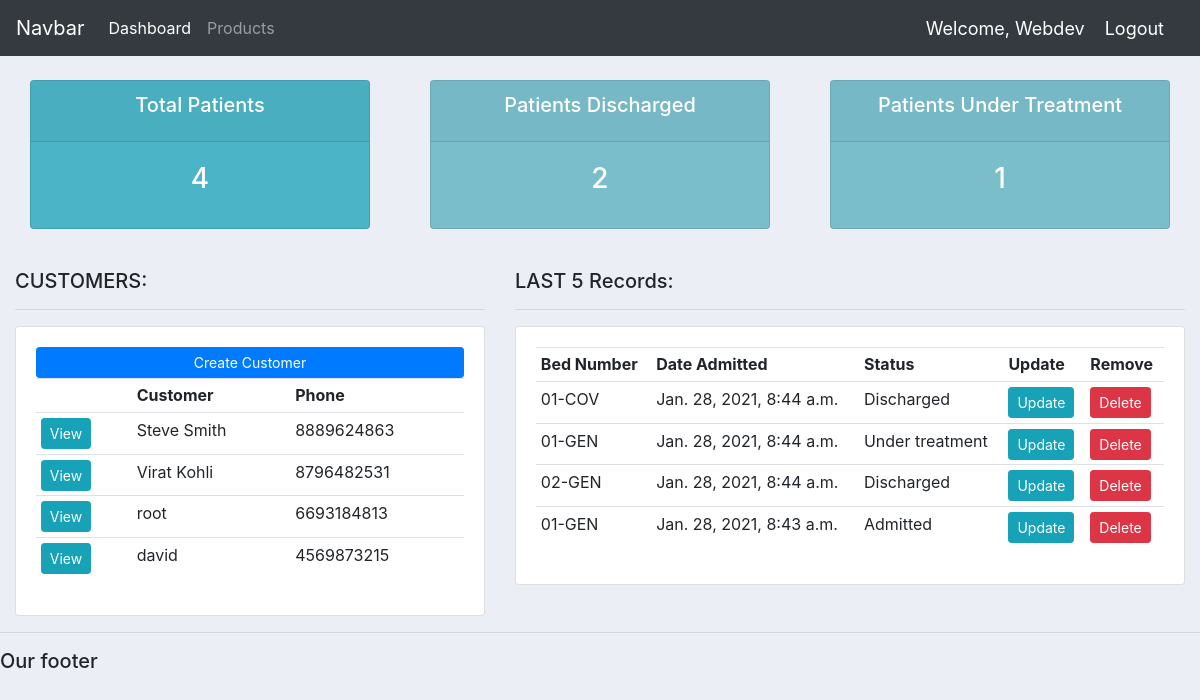
The app's page / (signed in) with its own data.
### accounts/models.py (models this page shows, shortened)
class Customer(models.Model):
	user = models.OneToOneField(User,null=True, blank=True, on_delete=models.CASCADE)
	name = models.CharField(max_length=200, null=True)
	phone = models.CharField(max_length=200, null=True)
	email = models.CharField(max_length=200, null=True)
	profile_pic = models.ImageField(default="static/images/userprofile.png",null=True, blank=True)
	date_created = models.DateTimeField(auto_now_add=True, null=True)

class Order(models.Model):
	STATUS = (
			('Admitted', 'Admitted'),
			('Under treatment', 'Under treatment'),
			('Discharged', 'Discharged'),
			)
	customer = models.ForeignKey(Customer, null=True, on_delete= models.SET_NULL)
	product = models.ForeignKey(Product, null=True, on_delete= models.SET_NULL)
	date_created = models.DateTimeField(auto_now_add=True, null=True)
	status = models.CharField(max_length=200, null=True, choices=STATUS)
	note = models.CharField(max_length=200, null=True)

class Product(models.Model):
	CATEGORY = (
			('Indoor', 'Indoor'),
			('Out Door', 'Out Door'),
			)
	name = models.CharField(max_length=200, null=True)
	price = models.FloatField(null=True)
	category = models.CharField(max_length=200, null=True, choices=CATEGORY)
	description = models.CharField(max_length=200, null=True, blank=True)
	date_created = models.DateTimeField(auto_now_add=True, null=True)
	tags = models.ManyToManyField(Tag)
	def __str__(self):
		return self.name

### accounts/decorators.py (the view)
	def wrapper_function(request, *args, **kwargs):
		group = None
		if request.user.groups.exists():
			group = request.user.groups.all()[0].name
		if group == 'customer':
			return redirect('user-page')
		if group == 'admin':
			return view_func(request, *args, **kwargs)

### accounts/views.py (called while the page is built)
@login_required(login_url='login')
@admin_only
def home(request):
	orders = Order.objects.all()
	customers = Customer.objects.all()
	total_customers = customers.count()
	total_orders = orders.count()
	delivered = orders.filter(status='Discharged').count()
	pending = orders.filter(status='Under treatment').count()
	context = {'orders':orders, 'customers':customers,
	'total_orders':total_orders,'delivered':delivered,
	'pending':pending }
	return render(request, 'accounts/dashboard.html', context)

### accounts/templates/accounts/dashboard.html
{%  extends 'accounts/base.html' %}
{% block content %}
{%  include 'accounts/status.html' %}
<br>
<div class="row">
	<div class="col-md-5">
		<h5>CUSTOMERS:</h5>
		<hr>
		<div class="card card-body">
			<a class="btn btn-primary  btn-sm btn-block" href="">Create Customer</a>
			<table class="table table-sm">
				<tr>
					<th></th>
					<th>Customer</th>
					<th>Phone</th>
				</tr>
				{% for customer in customers %}
					<tr>
						<td><a class="btn btn-sm btn-info" href="{% url 'customer' customer.id %}">View</a></td>
						<td>{{customer.name}}</td>
						<td>{{customer.phone}}</td>
					</tr>
				{% endfor %}
			</table>
		</div>
	</div>
	<div class="col-md-7">
		<h5>LAST 5 Records:</h5>
		<hr>
		<div class="card card-body">
			<table class="table table-sm">
				<tr>
					<th>Bed Number</th>
					<th>Date Admitted</th>
					<th>Status</th>
					<th>Update</th>
					<th>Remove</th>
				</tr>
				{% for order in orders|slice:"::-1" %}
					<tr>
						<td>{{order.product}}</td>
						<td>{{order.date_created}}</td>
						<td>{{order.status}}</td>
						<td><a class="btn btn-sm btn-info" href="{% url 'update_order' order.id %}">Update</a></td>
						<td><a class="btn btn-sm btn-danger" href="{% url 'delete_order' order.id %}">Delete</a></td>
					</tr>
				{% endfor %}
			</table>
		</div>
	</div>
</div>
{% endblock %}

### accounts/templates/accounts/base.html (shortened to what this page needs)
{% load static %}
<!DOCTYPE html>
<html lang="en">
<head>
    <link rel="stylesheet" href="https://maxcdn.bootstrapcdn.com/bootstrap/4.0.0/css/bootstrap.min.css">
    <link rel="stylesheet" type="text/css" href="{% static '/css/base.css' %}">
</head>
<body>
    {%  include 'accounts/navbar.html' %}
	<div class="container-fluid">
	{% block content %}
	{% endblock %}
    </div>
	<hr>
	<h5>Our footer</h5>
</body>
</html>

### accounts/templates/accounts/navbar.html (shortened to what this page needs)
<nav class="navbar navbar-expand-lg navbar-dark bg-dark">
  <a class="navbar-brand" href="#">Navbar</a>
  <div class="collapse navbar-collapse" id="navbarNavAltMarkup">
    <div class="navbar-nav">
      {% if request.user.is_staff %}
      <a class="nav-item nav-link active" href="{% url 'home' %}">Dashboard </a>
      <a class="nav-item nav-link" href="{% url 'products' %}">Products</a>
      {% else %}
       <li class="nav-item">
        <a class="nav-link" href="{% url 'account' %}">Settings</a>
      </li>
      {% endif %}
    </div>
  </div>
  <span class="hello-msg">Welcome, {{request.user}}</span>
  <span ><a  class="hello-msg" href="{% url 'logout' %}">Logout</a></span>
</nav>

### accounts/templates/accounts/status.html
<br>
<div class="row">
	<div class="col">
		<div class="col-md">
			<div class="card text-center text-white  mb-3" id="total-orders">
			  	<div class="card-header">
			  		<h5 class="card-title">Total Patients</h5>
			  	</div>
			  	<div class="card-body">
			    	<h3 class="card-title">{{total_orders}}</h3>
			  	</div>
			</div>
		</div>
	</div>
	<div class="col">
		<div class="col-md">
			<div class="card text-center text-white  mb-3" id="orders-delivered">
			  	<div class="card-header">
			  		<h5 class="card-title">Patients Discharged</h5>
			  	</div>
			  	<div class="card-body">
			    	<h3 class="card-title">{{delivered}}</h3>
			  	</div>
			</div>
		</div>
	</div>
	<div class="col">
		<div class="col-md">
			<div class="card text-center text-white  mb-3" id="orders-pending">
			  	<div class="card-header">
			  		<h5 class="card-title">Patients Under Treatment</h5>
			  	</div>
			  	<div class="card-body">
			    	<h3 class="card-title">{{pending}}</h3>
			  	</div>
			</div>
		</div>
	</div>
</div>

### static/css/base.css (style rules this page uses)
body { background-color: #ebeff5; }
#total-orders { background-color: #4cb4c7; }
#orders-delivered { background-color: #7abecc; }
#orders-pending { background-color: #7abecc; }

### accounts/templates/accounts/navbar.html (style rules this page uses)
.hello-msg { font-size: 18px; color: #fff; margin-right: 20px; }

### records on screen
Customer: name "Steve Smith", phone "8889624863"
Customer: name "Virat Kohli", phone "8796482531"
Customer: name "root", phone "6693184813"
Customer: name "david", phone "4569873215"
Order: product "01-COV", date_created "Jan. 28, 2021, 8:44 a.m.", status "Discharged"
Order: product "01-GEN", date_created "Jan. 28, 2021, 8:44 a.m.", status "Under treatment"
Order: product "02-GEN", date_created "Jan. 28, 2021, 8:44 a.m.", status "Discharged"
Order: product "01-GEN", date_created "Jan. 28, 2021, 8:43 a.m.", status "Admitted"

### other values on screen
{{ request.user }} "Webdev"
{{ total_orders }} "4"
{{ delivered }} "2"
{{ pending }} "1"
